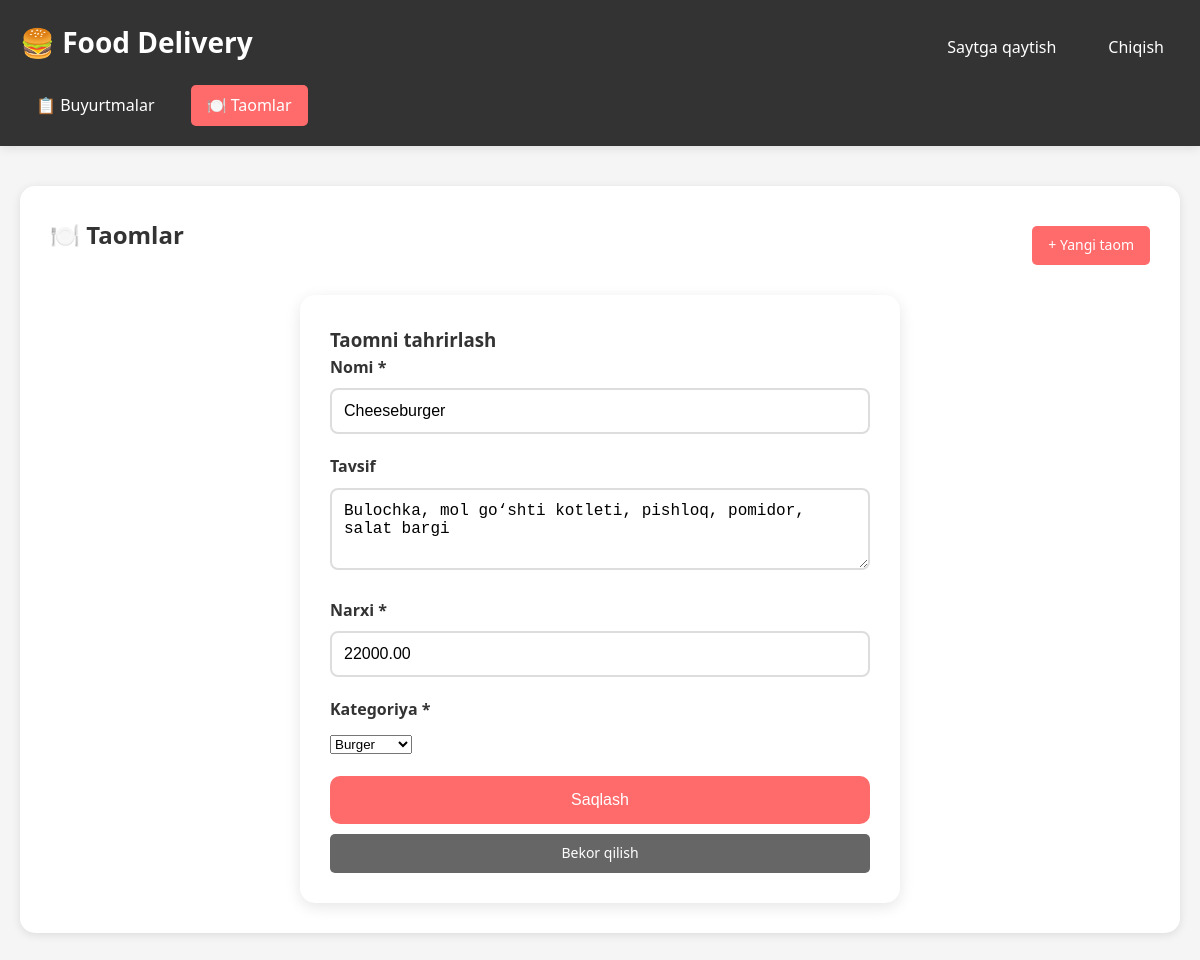
Page /admin.php?tab=foods&edit=3 (signed in) on the committed database.
### tables this page shows
CREATE TABLE IF NOT EXISTS foods (
    id INT AUTO_INCREMENT PRIMARY KEY,
    name VARCHAR(255) NOT NULL,
    description TEXT,
    price DECIMAL(10, 2) NOT NULL,
    image VARCHAR(255),
    category ENUM('Lavash', 'Burger', 'Pizza', 'Ichimliklar', 'Osh') NOT NULL,
    status TINYINT DEFAULT 1,
    created_at TIMESTAMP DEFAULT CURRENT_TIMESTAMP,
    updated_at TIMESTAMP DEFAULT CURRENT_TIMESTAMP ON UPDATE CURRENT_TIMESTAMP
);

### config.php (called while the page is built, shortened)
<?php
function getCategories() {
    return ['Lavash', 'Burger', 'Pizza', 'Ichimliklar', 'Osh'];
}
function isAdmin() {
    return isset($_SESSION['admin']) && $_SESSION['admin'] === true;
}

### admin.php (the view, shortened to what this page needs)
<?php
require_once 'config.php';
$db = getDB();
$activeTab = isset($_GET['tab']) ? $_GET['tab'] : 'orders';
$orders = [];
$foods = [];
if (isAdmin()) {
    $result = $db->query("SELECT * FROM orders ORDER BY created_at DESC");
    $orders = $result->fetch_all(MYSQLI_ASSOC);
    $result = $db->query("SELECT * FROM foods ORDER BY category, name");
    $foods = $result->fetch_all(MYSQLI_ASSOC);
}
$categories = getCategories();
?>
<!DOCTYPE html>
<html lang="uz">
<head>
    <link rel="stylesheet" href="style.css">
</head>
<body>
    <header class="admin-header">
        <div class="container">
            <div class="nav">
                <h1><a href="index.php">🍔 Food Delivery</a></h1>
                <?php if (isAdmin()): ?>
                <div class="nav-links">
                    <a href="index.php">Saytga qaytish</a>
                    <a href="admin.php?logout=1">Chiqish</a>
                </div>
                <?php endif; ?>
            </div>
            <?php if (isAdmin()): ?>
            <div class="admin-nav">
                <a href="?tab=orders" class="<?php echo $activeTab === 'orders' ? 'active' : ''; ?>">📋 Buyurtmalar</a>
                <a href="?tab=foods" class="<?php echo $activeTab === 'foods' ? 'active' : ''; ?>">🍽️ Taomlar</a>
            </div>
            <?php endif; ?>
        </div>
    </header>
    <main class="container" style="padding: 40px 20px;">
        <?php if (!isAdmin()): ?>
        <div class="login-container">
            <h2>🔐 Admin Panel</h2>
            <?php if (isset($loginError)): ?>
            <div class="alert alert-error"><?php echo $loginError; ?></div>
            <?php endif; ?>
            <form method="POST">
                <div class="form-group">
                    <label>Parol</label>
                    <input type="password" name="password" required placeholder="Parolni kiriting">
                </div>
                <button type="submit" name="login" class="submit-btn">Kirish</button>
                <a href="index.php" class="btn btn-secondary" style="width: 100%; margin-top: 10px; text-align: center;">Bosh sahifa</a>
            </form>
        </div>
        <?php else: ?>
        <?php if ($activeTab === 'orders'): ?>
        <div class="admin-section">
            <h2>📋 Buyurtmalar</h2>
            <?php if (empty($orders)): ?>
            <div class="empty-state">
                <div class="empty-state-icon">📭</div>
                <h3>Hozircha buyurtmalar yo'q</h3>
            </div>
            <?php else: ?>
            <table class="data-table">
                <thead>
                    <tr>
                        <th>ID</th>
                        <th>Mijoz</th>
                        <th>Telefon</th>
                        <th>Buyurtma</th>
                        <th>Summa</th>
                        <th>Holat</th>
                        <th>Sana</th>
                        <th>Amallar</th>
                    </tr>
                </thead>
                <tbody>
                    <?php foreach ($orders as $order):
                        $items = getOrderItems($order['id']);
                        $itemsList = array_map(function($item) {
                            return $item['food_name'] . ' x' . $item['quantity'];
                        }, $items);
                    ?>
                    <tr>
                        <td>#<?php echo $order['id']; ?></td>
                        <td><?php echo htmlspecialchars($order['customer_name']); ?></td>
                        <td><?php echo htmlspecialchars($order['customer_phone']); ?></td>
                        <td><?php echo htmlspecialchars(implode(', ', $itemsList)); ?></td>
                        <td><?php echo formatPrice($order['total_amount']); ?></td>
                        <td>
                            <span class="status-badge status-<?php echo $order['status']; ?>">
                                <?php echo getStatusText($order['status']); ?>
                            </span>
                        </td>
                        <td><?php echo date('d.m.Y H:i', strtotime($order['created_at'])); ?></td>
                        <td>
                            <form method="POST" style="display: flex; gap: 5px;">
                                <input type="hidden" name="order_id" value="<?php echo $order['id']; ?>">
                                <select name="status" class="form-control" style="padding: 5px;">
                                    <option value="pending" <?php echo $order['status'] === 'pending' ? 'selected' : ''; ?>>Kutilmoqda</option>
                                    <option value="preparing" <?php echo $order['status'] === 'preparing' ? 'selected' : ''; ?>>Tayyorlanmoqda</option>
                                    <option value="ready" <?php echo $order['status'] === 'ready' ? 'selected' : ''; ?>>Tayyor</option>
                                    <option value="delivered" <?php echo $order['status'] === 'delivered' ? 'selected' : ''; ?>>Yetkazildi</option>
                                </select>
                                <button type="submit" name="update_status" class="btn btn-primary" style="padding: 5px 10px;">Saqlash</button>
                            </form>
                        </td>
                    </tr>
                    <?php endforeach; ?>
                </tbody>
            </table>
            <?php endif; ?>
        </div>
        <?php else: ?>
        <div class="admin-section">
            <div style="display: flex; justify-content: space-between; align-items: center; margin-bottom: 20px;">
                <h2>🍽️ Taomlar</h2>
                <a href="?tab=foods&edit=0" class="btn btn-primary">+ Yangi taom</a>
            </div>
            <?php if (isset($_GET['edit'])):
                $editId = $_GET['edit'];
                $editFood = null;
                if ($editId > 0) {
                    foreach ($foods as $food) {
                        if ($food['id'] == $editId) {
                            $editFood = $food;
                            break;
                        }
                    }
                }
            ?>
            <form method="POST" class="checkout-form" style="max-width: 600px;">
                <h3><?php echo $editFood ? 'Taomni tahrirlash' : 'Yangi taom qo\'shish'; ?></h3>
                <div class="form-group">
                    <label>Nomi *</label>
                    <input type="text" name="name" required
                           value="<?php echo htmlspecialchars($editFood['name'] ?? ''); ?>">
                </div>
                <div class="form-group">
                    <label>Tavsif</label>
                    <textarea name="description" rows="3"><?php echo htmlspecialchars($editFood['description'] ?? ''); ?></textarea>
                </div>
                <div class="form-group">
                    <label>Narxi *</label>
                    <input type="number" name="price" required min="0" step="100"
                           value="<?php echo $editFood['price'] ?? ''; ?>">
                </div>
                <div class="form-group">
                    <label>Kategoriya *</label>
                    <select name="category" required>
                        <?php foreach ($categories as $cat): ?>
                        <option value="<?php echo $cat; ?>"
                                <?php echo ($editFood['category'] ?? '') === $cat ? 'selected' : ''; ?>>
                            <?php echo $cat; ?>
                        </option>
                        <?php endforeach; ?>
                    </select>
                </div>
                <button type="submit" name="save_food" class="submit-btn">Saqlash</button>
                <a href="?tab=foods" class="btn btn-secondary" style="width: 100%; margin-top: 10px; text-align: center;">Bekor qilish</a>
            </form>
            <?php endif; ?>
        </div>
        <?php endif; ?>
        <?php endif; ?>
    </main>
</body>
</html>

### style.css (style rules this page uses)
* { margin: 0; padding: 0; box-sizing: border-box; }
body { font-family: 'Segoe UI', Tahoma, Geneva, Verdana, sans-serif; background: #f5f5f5; color: #333; line-height: 1.6; }
.container { max-width: 1200px; margin: 0 auto; padding: 0 20px; }
header { background: linear-gradient(135deg, #ff6b6b, #ee5a5a); color: white; padding: 20px 0; box-shadow: 0 2px 10px rgba(0,0,0,0.1); position: sticky; top: 0; z-index: 100; }
header h1 { font-size: 28px; margin-bottom: 10px; }
header h1 a { color: white; text-decoration: none; }
.nav { display: flex; justify-content: space-between; align-items: center; flex-wrap: wrap; gap: 15px; }
.nav-links { display: flex; gap: 20px; align-items: center; }
.nav-links a { color: white; text-decoration: none; padding: 8px 16px; border-radius: 20px; transition: background 0.3s; }
.checkout-form { background: white; padding: 30px; border-radius: 15px; box-shadow: 0 4px 15px rgba(0,0,0,0.1); max-width: 500px; margin: 0 auto; }
.form-group { margin-bottom: 20px; }
.form-group label { display: block; margin-bottom: 8px; font-weight: bold; color: #333; }
.form-group input, .form-group textarea { width: 100%; padding: 12px; border: 2px solid #ddd; border-radius: 8px; font-size: 16px; transition: border-color 0.3s; }
.submit-btn { width: 100%; background: #ff6b6b; color: white; border: none; padding: 15px; border-radius: 10px; font-size: 16px; cursor: pointer; transition: background 0.3s; }
.admin-header { background: #333; }
.admin-nav { display: flex; gap: 20px; margin-top: 10px; }
.admin-nav a { color: white; text-decoration: none; padding: 8px 16px; border-radius: 5px; transition: background 0.3s; }
.admin-nav a:hover, .admin-nav a.active { background: #ff6b6b; }
.admin-section { background: white; padding: 30px; border-radius: 15px; margin-bottom: 30px; box-shadow: 0 2px 10px rgba(0,0,0,0.1); }
.admin-section h2 { margin-bottom: 20px; color: #333; }
.btn { padding: 8px 16px; border: none; border-radius: 5px; cursor: pointer; text-decoration: none; display: inline-block; font-size: 14px; transition: all 0.3s; }
.btn-primary { background: #ff6b6b; color: white; }
.btn-secondary { background: #666; color: white; }

### rows in the picture
foods: name "Cheeseburger", description "Bulochka, mol go‘shti kotleti, pishloq, pomidor, salat bargi", price "22000.00", category "Burger"
